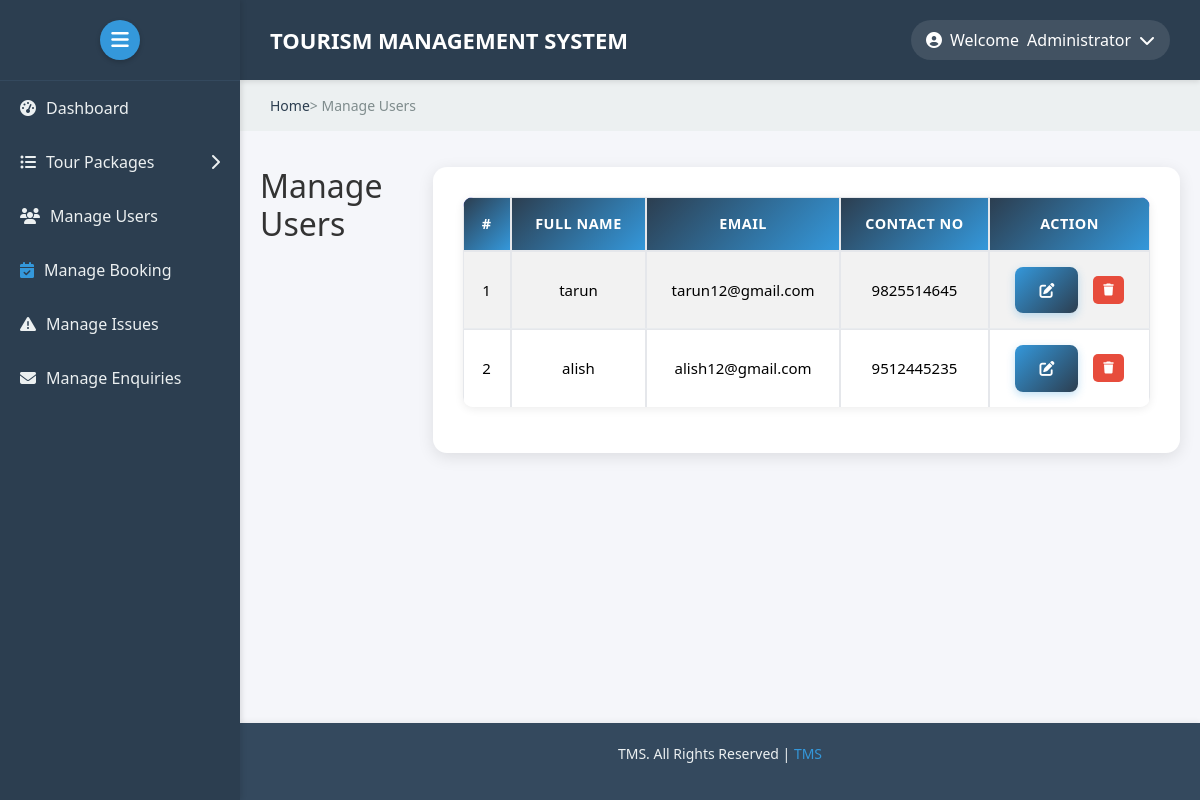
The app's page /admin/manage-users.php (signed in) with its own data.
### tables this page shows
CREATE TABLE `user` (
  `id` int(11) NOT NULL,
  `name` varchar(250) NOT NULL,
  `email` varchar(100) NOT NULL,
  `phone` bigint(10) NOT NULL,
  `password` varchar(255) NOT NULL
);

### admin/manage-users.php (the view, shortened to what this page needs)
<?php
include('./includes/config.php');
?>
<!DOCTYPE html>
<html lang="en">
<head>
    <link href="https://cdn.jsdelivr.net/npm/bootstrap@5.3.3/dist/css/bootstrap.min.css" rel="stylesheet">
    <link rel="stylesheet" href="https://cdnjs.cloudflare.com/ajax/libs/font-awesome/6.5.0/css/all.min.css">
    <link rel="stylesheet" href="./css/style.css">
</head>
<body>
    <div class="sidebar">
        <div class="sidebar-header">
            <button class="toggle-btn" id="sidebarToggle">
                <i class="fas fa-bars"></i>
            </button>
        </div>
        <div class="sidebar-menu">
            <ul>
                <li><a href="dashboard.php"><i class="fas fa-tachometer-alt"></i> <span>Dashboard</span></a></li>
                <li>
                    <a href="#"><i class="fas fa-list-ul"></i> <span>Tour Packages</span> <i class="fas fa-chevron-right" style="margin-left: auto;"></i></a>
                </li>
                <li><a href="manage-users.php"><i class="fas fa-users"></i> <span>Manage Users</span></a></li>
                <li><a href="manage-bookings.php"><i class="fas fa-calendar-check"></i> <span>Manage Booking</span></a></li>
                <li><a href="manageissues.php"><i class="fas fa-exclamation-triangle"></i> <span>Manage Issues</span></a></li>
                <li><a href="manage-enquires.php" class="active"><i class="fas fa-envelope"></i> <span>Manage Enquiries</span></a></li>
            </ul>
        </div>
    </div>
    <div class="main-content">
        <div class="header">
            <div class="logo">TOURISM MANAGEMENT SYSTEM</div>
            <div class="user-profile" id="userProfile">
                <i class="fas fa-user-circle"></i>
                <span>Welcome</span>
                <span>Administrator</span>
                <i class="fas fa-chevron-down"></i>
            </div>
        </div>
        <div class="breadcrumb">
            <a href="dashboard.php">Home</a> > Manage Users
        </div>
        <div class="content-wrapper">
            <h2 class="page-title">Manage Users</h2>
            <div class="table-container">
                <table class="table table-striped table-hover">
                    <thead class="table-dark">
                        <tr>
                            <th>#</th>
                            <th>Full Name</th>
                            <th>Email</th>
                            <th>Contact No</th>
                            <th>Action</th>
                        </tr>
                    </thead>
                    <tbody>
                        <?php
                        $sql = "SELECT * FROM user";
                        $result = $conn->query($sql);
                        $cnt = 1;
                        if ($result && $result->num_rows > 0) {
                            while ($row = $result->fetch_assoc()) {
                                echo "<tr>";
                                echo "<td>" . htmlentities($cnt) . "</td>";
                                echo "<td>" . htmlentities($row['name']) . "</td>";
                                echo "<td>" . htmlentities($row['email']) . "</td>";
                                echo "<td>" . htmlentities($row['phone']) . "</td>";
                                echo "<td>
                                        <a href='edit-user.php?uid=" . $row['id'] . "' class='btn btn-sm btn-primary me-2'><i class='fas fa-edit'></i></a>
                                        <a href='manage-users.php?delid=" . $row['id'] . "' onclick='return confirm(\"Are you sure?\")' class='btn btn-sm btn-danger'><i class='fas fa-trash'></i></a>
                                      </td>";
                                echo "</tr>";
                                $cnt++;
                            }
                        } else {
                            echo "<tr><td colspan='5' class='text-center'>No users found</td></tr>";
                        }
                        ?>
                    </tbody>
                </table>
            </div>
        </div>
        <div class="footer">
            <p>TMS. All Rights Reserved | <a href="#">TMS</a></p>
        </div>
    </div>
</body>
</html>

### admin/css/style.css (style rules this page uses)
* { margin: 0; padding: 0; box-sizing: border-box; }
body { font-family: 'Segoe UI', Tahoma, Geneva, Verdana, sans-serif; background-color: #f5f6fa; color: #333; overflow-x: hidden; min-height: 100vh; }
.sidebar { width: 250px; height: 100vh; background: #2c3e50; color: white; position: fixed; top: 0; left: 0; transition: all 0.3s ease; z-index: 1000; box-shadow: 2px 0 5px rgba(0, 0, 0, 0.1); overflow-y: auto; }
.sidebar-header { padding: 20px; display: flex; align-items: center; justify-content: center; border-bottom: 1px solid #34495e; background: #2c3e50; }
.toggle-btn { background: #3498db; border: none; color: white; font-size: 20px; cursor: pointer; width: 40px; height: 40px; border-radius: 50%; display: flex; align-items: center; justify-content: center; transition: background 0.3s ease, transform 0.2s; box-shadow: 0 2px 5px rgba(0, 0, 0, 0.2); }
.sidebar-menu ul { list-style: none; padding: 0; }
.sidebar-menu li { position: relative; }
.sidebar-menu a { display: flex; align-items: center; padding: 15px 20px; color: #ecf0f1; text-decoration: none; transition: background 0.3s; gap: 10px; white-space: nowrap; }
.sidebar-menu .fas.fa-chevron-right { margin-left: auto; transition: transform 0.3s; }
.main-content { flex: 1; margin-left: 250px; transition: margin-left 0.3s ease; min-height: 100vh; display: flex; flex-direction: column; }
.header { display: flex; justify-content: space-between; align-items: center; padding: 20px 30px; background: #2c3e50; color: white; box-shadow: 0 2px 5px rgba(0, 0, 0, 0.1); position: sticky; top: 0; z-index: 99; }
.logo { font-size: 22px; font-weight: bold; color: white; }
.user-profile { display: flex; align-items: center; gap: 8px; cursor: pointer; position: relative; padding: 8px 15px; border-radius: 20px; background: rgba(255, 255, 255, 0.1); color: white; }
.breadcrumb { padding: 15px 30px; background: #ecf0f1; font-size: 14px; color: #7f8c8d; }
.breadcrumb a { color: #2c3e50; text-decoration: none; }
.table { background-color: #ffffff; border-collapse: separate; border-spacing: 0; border-radius: 10px; overflow: hidden; box-shadow: 0 2px 10px rgba(0, 0, 0, 0.08); }
.table thead th { background: linear-gradient(135deg, #2c3e50, #3498db); color: white; font-weight: 600; text-align: center; padding: 15px; font-size: 0.9rem; text-transform: uppercase; letter-spacing: 0.5px; }
.table tbody td { padding: 12px; vertical-align: middle; text-align: center; border-bottom: 1px solid #e9ecef; }
.table tbody tr:last-child td { border-bottom: none; }
.table-striped tbody tr:nth-of-type(odd) { background-color: #f8f9fa; }
.table-container { background: #ffffff; padding: 30px; border-radius: 14px; box-shadow: 0 4px 16px rgba(0, 0, 0, 0.1); animation: fadeInUp 0.4s ease-out; width: 100%; max-width: 1200px; margin: auto; }
table { width: 100%; border-collapse: collapse; }
table thead { background: #6366f1; color: #fff; }
table th, table td { padding: 18px 20px; border: 1px solid #e5e7eb; font-size: 15px; text-align: center; }
.btn-sm { margin: 3px; font-size: 0.75rem; padding: 5px 10px; border-radius: 5px; font-weight: 500; transition: all 0.3s ease; border: none; color: white; }
.btn-danger { background-color: #e74c3c; color: white; }
.btn-primary { background: #0fa3a3; color: #fff; padding: 8px 15px; font-size: 13px; border-radius: 5px; border: none; cursor: pointer; transition: all 0.3s ease; }
.content-wrapper { padding: 20px; display: flex; justify-content: center; align-items: flex-start; min-height: auto; }
.footer { margin-top: auto; padding: 20px 30px; background: #34495e; color: #ecf0f1; text-align: center; font-size: 14px; box-shadow: 0 -2px 5px rgba(0, 0, 0, 0.05); }
.footer a { color: #3498db; text-decoration: none; }
.fa-calendar-check { color: #3498db; }
@media (min-width: 1025px) and (max-width: 1440px) { .sidebar { width: 240px; } }
@media (min-width: 1025px) and (max-width: 1440px) { .main-content { margin-left: 240px; } }
.main-content .btn-primary { background: linear-gradient(135deg, #3498db, #2c3e50); color: white; padding: 12px 24px; font-size: 15px; font-weight: 600; border: none; border-radius: 8px; cursor: pointer; transition: all 0.3s ease; margin-right: 10px; box-shadow: 0 3px 8px rgba(52, 152, 219, 0.3); }

### records on screen
user: name "tarun", email "tarun12@gmail.com", phone "9825514645"
user: name "alish", email "alish12@gmail.com", phone "9512445235"
